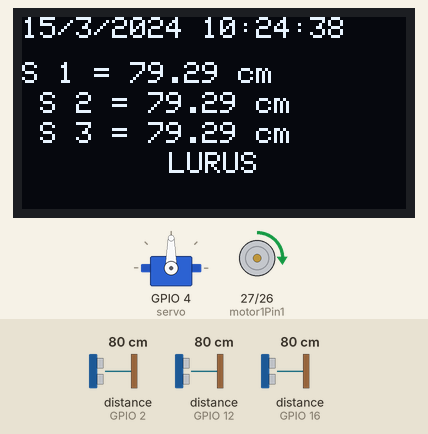
Bench run of a sketch on a simulated ESP32. Parts: 128×64 one-colour display, servo, motor-driver pin pairs drawn as motors (green arrow = first pin HIGH = forward, orange = second pin HIGH = backward, longer = more drive). Wiring (inferred from the names in the program): 3 × ultrasonic range finder: trigger GPIO 13, echo GPIO 12 / trigger GPIO 15, echo GPIO 2 / trigger GPIO 17, echo GPIO 16. The test bench sets the inputs (shaded band); at power-on: distance to the obstacle (sensors on GPIO 2, GPIO 16, GPIO 12) 80 cm. The echo pulse lasts 58.3 µs per cm; the local clock reads 2024-03-15 10:24:30 at power-on unless the sketch sets it; storage starts empty; what the sketch prints to the serial monitor is not drawn.

Above: at 8.55 s.
8.9 s: distance to the obstacle (sensor on GPIO 2) set to 56 cm
At 9.39 s:
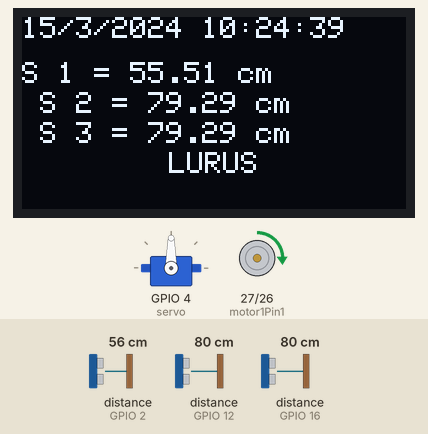
11.9 s: distance to the obstacle (sensor on GPIO 2) set to 46 cm
At 12.45 s:
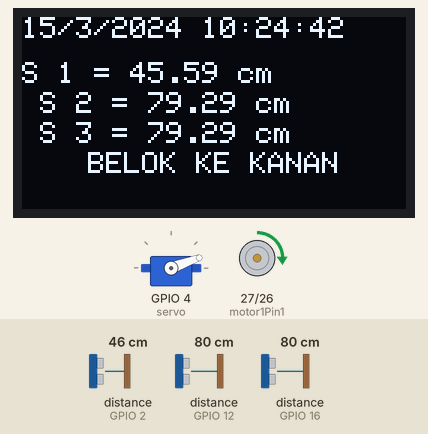
14.7 s: distance to the obstacle (sensor on GPIO 16) set to 2 cm
At 15.7 s:
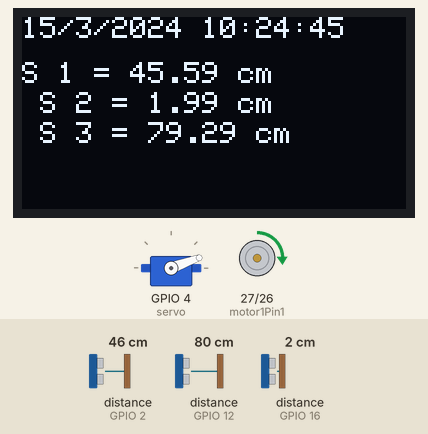
17.7 s: distance to the obstacle (sensor on GPIO 2) set to 120 cm
At 18.49 s:
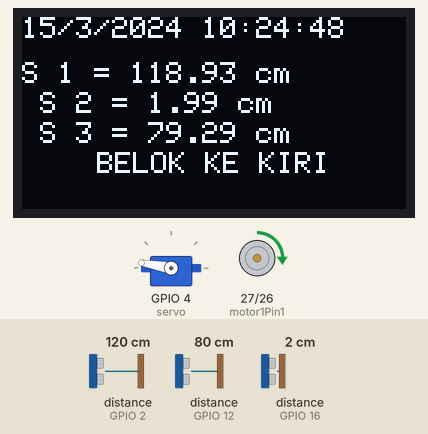
20.3 s: distance to the obstacle (sensor on GPIO 12) set to 250 cm
At 20.74 s:
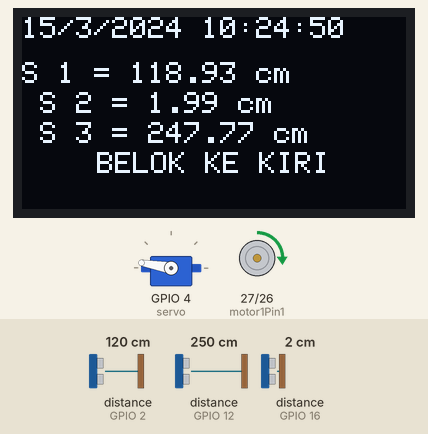
23.3 s: distance to the obstacle (sensor on GPIO 2) set to 299 cm
At 23.93 s:
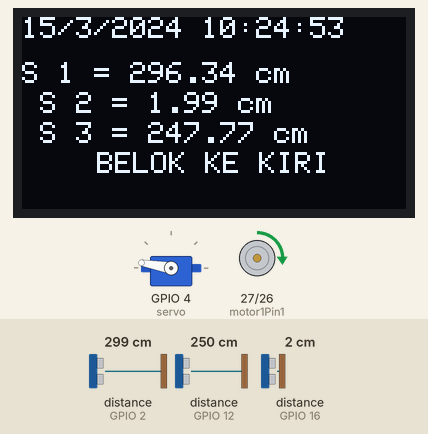
Timing chart, 0 to 27.3 s (numbered marks = the images above; inputs shaded):
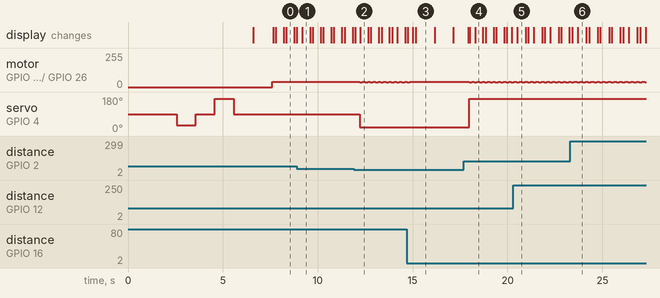

The sketch:

kapal_fix.ino
```cpp
#include <Servo.h>             //memasukkan library servo dalam sketch
// #include "FS.h"                //memasukkan library sd card dalam sketch
#include "SD.h"                //memasukkan library sd card dalam sketch
#include <SPI.h>               //memasukkan library untuk komunikasi SPI dalam sketch
#include <Wire.h>              //memasukkan library wire dalam sketch
#include <Adafruit_GFX.h>      //memasukkan library oled dalam sketch
#include <Adafruit_SSD1306.h>  //memasukkan library oled 128x64 dalam sketch
#include "RTClib.h"            //memasukkan library RTC dalam sketch

String keputusan;  //
File file;         //menginisialisasi variabel file
RTC_DS3231 rtc;    //menginisialisasi variabel RTC
Servo servo;       //menginisialisasi servo

#define SCREEN_WIDTH 128                                                   //menetapkan lebar oled
#define SCREEN_HEIGHT 64                                                   //menetapkan tinggi oled
#define OLED_RESET -1                                                      //menetapkan tampilan oled secara berurutan
Adafruit_SSD1306 display(SCREEN_WIDTH, SCREEN_HEIGHT, &Wire, OLED_RESET);  //menginisialisasi oled

//SD
#define SD_CS 5  //menetapkan pin sd card

//SERVO
#define SERVO_PIN 4  //menetapakan pin servo

//sensor 1
#define TRIG_PIN1 15  //menetapakan pin trigger sensor
#define ECHO_PIN1 2   //menetapakan pin echo sensor

//sensor 2
#define TRIG_PIN2 17  //menetapakan pin trigger sensor
#define ECHO_PIN2 16  //menetapakan pin echo sensor

//sensor 3
#define TRIG_PIN3 13  //menetapakan pin trigger sensor
#define ECHO_PIN3 12  //menetapakan pin echo sensor

//motor driver
#define motor1Pin1 27  //menetapkan pin motor driver1
#define motor1Pin2 26  //menetapkan pin motor driver2

byte sudutkanan = 20;  //membuat variabel untuk nilai sudut servo
byte sudutlurus = 90;  //membuat variabel untuk nilai sudut servo
byte sudutkiri = 170;  //membuat variabel untuk nilai sudut servo
int jarak = 50;        //menginisialisasi jarak minimal sensor kiri kanan
int jarak_lurus = 50;  //menginisialisasi jarak minimal sensor depan
// SET DUTYCYCLE      0   = 0 %   64  = 25 %   127 = 50 %   191 = 75 %     255 = 100 %*/
int kecepatan = 40;       //menginisialisasi kecepatan lurus, motor driver
int kecepatanBelok = 35;  //menginisialisasi kecepatan belok, motor driver

#define SOUND_SPEED 0.034  //menetapkan kecepatan suara

float sensor_1;  //menginisialisasi variabel sensor
float sensor_2;  //menginisialisasi variabel sensor
float sensor_3;  //menginisialisasi variabel sensor
long duration1;  //menginisialisasi variabel durasi
long duration2;  //menginisialisasi variabel durasi
long duration3;  //menginisialisasi variabel durasi

int16_t x, y;   //menginisialisasi letak
uint16_t w, h;  //menginisialisasi letak

void setup() {
  Serial.begin(9600);  // initialize serial port

  //RTC
  if (!rtc.begin()) {                       //memulai komunikasi RTC
    Serial.println("RTC Tidak Ditemukan");  //kalimat yang akan ditampilkan ketika RTC tidak ditemukan
  }

  if (!SD.begin(5)) {                     //kondisi ketika RTC tidak ditemukan
    Serial.println("Card Mount Failed");  //hasil yang ditampilkan dari kondisi sebelumnya
    return;                               //kembal ke awal untuk memeriksa
  }

  //OLED
  display.begin(SSD1306_SWITCHCAPVCC, 0x3C);  //begin sd card
  display.clearDisplay();                     //HAPUS OLET BAWAAN

  //SERVO
  servo.attach(4);  // attaches the servo on pin 9 to the servo object

  //ROLEPLAY DISPLAY
  display.setTextSize(2);
  display.setTextColor(WHITE);
  display.getTextBounds("START", 0, 0, &x, &y, &w, &h);
  display.setCursor((SCREEN_WIDTH - w) / 2, 0);
  display.println("START");

  display.getTextBounds("MOTOR", 0, 0, &x, &y, &w, &h);
  display.setCursor((SCREEN_WIDTH - w) / 2, 25);
  display.println("MOTOR");

  display.display();
  delay(2500);
  display.clearDisplay();

  //GERAKKAN SERVO
  Serial.println("30");
  servo.write(30);
  delay(1000);
  Serial.println("90");
  servo.write(90);
  delay(1000);
  Serial.println("170");
  servo.write(170);
  delay(1000);
  Serial.println("90");
  servo.write(90);
  delay(1000);

  //ROLEPLAY DISPLAY II
  display.setTextSize(2);
  display.setTextColor(WHITE);
  display.getTextBounds("MOTOR", 0, 0, &x, &y, &w, &h);
  display.setCursor((SCREEN_WIDTH - w) / 2, 0);
  display.println("MOTOR");

  display.getTextBounds("READY", 0, 0, &x, &y, &w, &h);
  display.setCursor((SCREEN_WIDTH - w) / 2, 25);
  display.println("READY");

  display.display();
  delay(1000);
  display.clearDisplay();


  //SENSOR ULTASONIK
  pinMode(TRIG_PIN1, OUTPUT);  // set ESP32 pin to output mode
  pinMode(ECHO_PIN1, INPUT);   // set ESP32 pin to input mode

  pinMode(TRIG_PIN2, OUTPUT);  // set ESP32 pin to output mode
  pinMode(ECHO_PIN2, INPUT);

  pinMode(TRIG_PIN3, OUTPUT);  // set ESP32 pin to output mode
  pinMode(ECHO_PIN3, INPUT);

  //Motor Control
  pinMode(motor1Pin1, OUTPUT);
  pinMode(motor1Pin2, OUTPUT);

  digitalWrite(motor1Pin1, HIGH);  //Motor dc
}

void loop() {
  // UNTUK WAKTU
  DateTime waktu = rtc.now();

  analogWrite(27, kecepatan);
  analogWrite(26, 0);

  //AMBIL DATA SENSOR 1
  //ROLEPLAY SENSOR
  digitalWrite(TRIG_PIN1, LOW);
  delayMicroseconds(2);
  digitalWrite(TRIG_PIN1, HIGH);
  delayMicroseconds(2);
  digitalWrite(TRIG_PIN1, LOW);

  duration1 = pulseIn(ECHO_PIN1, HIGH);
  sensor_1 = duration1 * SOUND_SPEED / 2;

  //AMBIL DATA SENSOR 2
  digitalWrite(TRIG_PIN2, LOW);
  delayMicroseconds(2);
  // Sets the TRIG_PIN on HIGH state for 10 micro seconds
  digitalWrite(TRIG_PIN2, HIGH);
  delayMicroseconds(2);
  digitalWrite(TRIG_PIN2, LOW);

  // Reads the ECHO_PIN, returns the sound wave travel time in microseconds
  duration2 = pulseIn(ECHO_PIN2, HIGH);
  sensor_2 = duration2 * SOUND_SPEED / 2;

  //AMBIL DATA SENSOR 3
  digitalWrite(TRIG_PIN3, LOW);
  delayMicroseconds(2);
  // Sets the TRIG_PIN on HIGH state for 10 micro seconds
  digitalWrite(TRIG_PIN3, HIGH);
  delayMicroseconds(2);
  digitalWrite(TRIG_PIN3, LOW);

  // Reads the ECHO_PIN, returns the sound wave travel time in microseconds
  duration3 = pulseIn(ECHO_PIN3, HIGH);
  sensor_3 = duration3 * SOUND_SPEED / 2;

  Serial.print(sensor_1);
  Serial.print(", ");
  Serial.print(sensor_2);
  Serial.print(", ");
  Serial.println(sensor_3);
  display.display();

  //TAMPILAN DATA
  display.setCursor(0, 0);  //oled display
  display.setTextSize(1);
  display.setTextColor(WHITE, BLACK);
  display.print(waktu.day(), DEC);
  display.print('/');
  display.print(waktu.month(), DEC);
  display.print('/');
  display.print(waktu.year(), DEC);
  display.print(" ");

  display.print(waktu.hour(), DEC);
  display.print(':');
  display.print(waktu.minute(), DEC);
  display.print(':');
  display.print(waktu.second(), DEC);
  display.println();
  display.display();


  display.setCursor(0, 15);  //oled display
  display.print("S 1 = ");
  display.print(sensor_1);
  display.print(" cm");
  display.display();

  display.setCursor(0, 25);  //oled display
  display.print(" S 2 = ");
  display.print(sensor_2);
  display.print(" cm");
  display.display();

  display.setCursor(0, 35);  //oled display
  display.print(" S 3 = ");
  display.print(sensor_3);
  display.println(" cm");
  display.display();

  //sensor 2
  //LURUS
  if (sensor_1 == 0 || sensor_2 == 0 || sensor_3 == 0) {  //BELOK KIRI
    keputusan = "0 DETECTED";
    display.getTextBounds("0 DETECTED", 0, 0, &x, &y, &w, &h);
    display.setTextSize(1.5);
    display.setCursor((SCREEN_WIDTH - w) / 2, 45);
    display.println("0 DETECTED");
    display.display();
    display.clearDisplay();
  }

  else if (sensor_2 > jarak && sensor_1 > jarak && sensor_3 > jarak_lurus) {
    keputusan = "LURUS";
    servo.write(90);  // rotate servo motor to 90 degree
    analogWrite(27, kecepatan);
    display.getTextBounds("LURUS", 0, 0, &x, &y, &w, &h);
    display.setTextSize(1.5);
    display.setCursor((SCREEN_WIDTH - w) / 2, 45);
    display.println("LURUS");

    // display.println("  lURUS ");
    display.display();
    display.clearDisplay();
    // delay(500);
  }

  //BELOK KANAN
  else if (sensor_1 < jarak && sensor_2 > jarak && sensor_3 > jarak_lurus) {
    keputusan = "KANAN";
    servo.write(sudutkanan);
    analogWrite(27, kecepatanBelok);
    display.getTextBounds("BELOK KE KANAN", 0, 0, &x, &y, &w, &h);
    display.setTextSize(1.5);
    display.setCursor((SCREEN_WIDTH - w) / 2, 45);
    display.println("BELOK KE KANAN");
    display.display();
    display.clearDisplay();
  }
  //BELOK KIRI
  else if (sensor_1 > jarak && sensor_2 < jarak && sensor_3 > jarak_lurus) {
    keputusan = "KIRI";
    servo.write(sudutkiri);
    analogWrite(27, kecepatanBelok);
    display.getTextBounds("BELOK KE KIRI", 0, 0, &x, &y, &w, &h);
    display.setTextSize(1.5);
    display.setCursor((SCREEN_WIDTH - w) / 2, 45);
    display.println("BELOK KE KIRI");

    display.display();
    display.clearDisplay();
  }
  //DATA LURUS-KANAN
  else if (sensor_3 < jarak_lurus && sensor_2 > jarak && sensor_1 < jarak) {  //BELOK KANAN
    keputusan = "KANAN";
    servo.write(sudutkanan);
    analogWrite(27, kecepatanBelok);
    display.getTextBounds("BELOK KE KANAN", 0, 0, &x, &y, &w, &h);
    display.setTextSize(1.5);
    display.setCursor((SCREEN_WIDTH - w) / 2, 45);
    display.println("BELOK KE KANAN");
    display.display();
    display.clearDisplay();
  }

  //DATA LURUS-KIRI
  else if (sensor_3 < jarak_lurus && sensor_2 < jarak && sensor_1 > jarak) {  //BELOK KIRI
    keputusan = "KIRI";
    servo.write(sudutkiri);
    analogWrite(27, kecepatanBelok);
    display.getTextBounds("BELOK KE KIRI", 0, 0, &x, &y, &w, &h);
    display.setTextSize(1.5);
    display.setCursor((SCREEN_WIDTH - w) / 2, 45);
    display.println("BELOK KE KIRI");
    display.display();
    display.clearDisplay();
  }
  file = SD.open("/KEDUA.txt", FILE_APPEND);
  if (file) {
    Serial.println("Writing to test.txt...");
    file.print(waktu.hour(), DEC);
    file.print(':');
    file.print(waktu.minute(), DEC);
    file.print(':');
    file.print(waktu.second(), DEC);
    file.print("  Jarak 1 = ");
    file.print(sensor_1);
    file.print("  Jarak 2 = ");
    file.print(sensor_2);
    file.print("  Jarak 3 = ");
    file.print(sensor_3);
    file.print("  ");
    file.println(keputusan);
    file.close();
  } else {
    Serial.println("error opening test.txt");
  }
  delay(100);
}
```

Measured:
- the behaviour switches between 51 and 50 cm on distance to the obstacle (sensor on GPIO 2) (found by bisection; images 1 and 2)
- after the input at 11.9 s, motor on GPIO 27 (motor1Pin1) / GPIO 26 (motor1Pin2): alternates forward 40/255 for 0.14 s and forward 35/255 for 0.14 s, starting after 0.31 s; servo on GPIO 4 (servo): 90° → 20° after 0.31 s; the display: first differs from a run without the input after 0.35 s (image 2)
- after the input at 14.7 s, motor on GPIO 27 (motor1Pin1) / GPIO 26 (motor1Pin2): goes on until 14.9 s, then stays forward 40/255; the display: first differs from a run without the input after 0.30 s (image 3 shows a later state)
- after the input at 17.7 s, motor on GPIO 27 (motor1Pin1) / GPIO 26 (motor1Pin2): alternates forward 40/255 for 0.14 s and forward 35/255 for 0.14 s, starting after 0.28 s; servo on GPIO 4 (servo): 20° → 170° after 0.28 s
- what the display in image 0 shows lasts 0.5 s, from 8.3 s to 8.8 s
- what the display in image 6 shows lasts 0.5 s, from 23.7 s to 24.2 s
